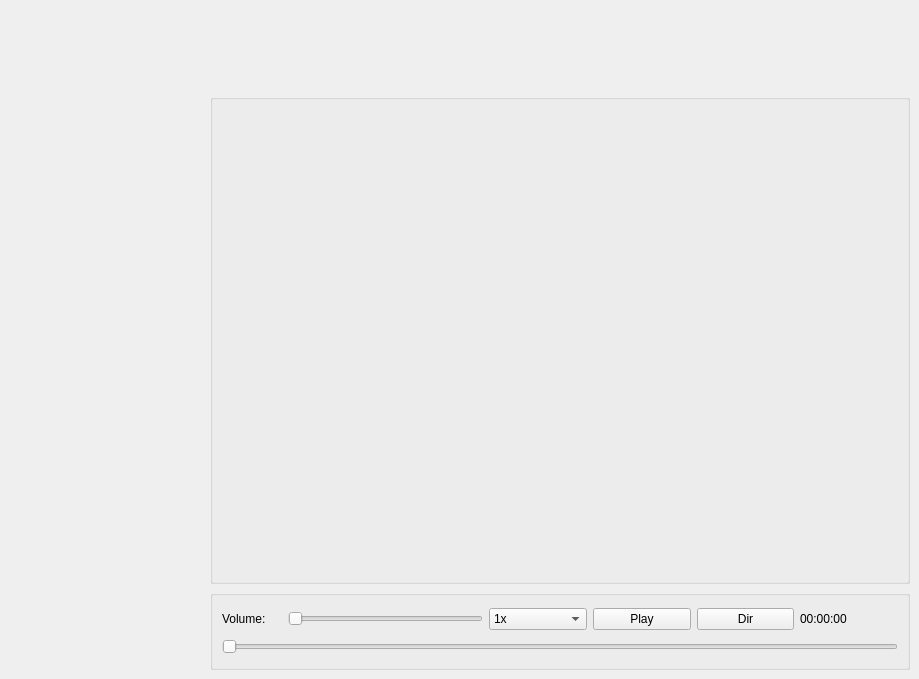
     <widget class="QWidget" name="tab_3">
      <attribute name="title">
       <string>MyPlayer</string>
      </attribute>
      <widget class="QGroupBox" name="groupBox_11">
       <property name="geometry">
        <rect>
         <x>210</x>
         <y>590</y>
         <width>700</width>
         <height>80</height>
        </rect>
       </property>
       <property name="maximumSize">
        <size>
         <width>16777215</width>
         <height>80</height>
        </size>
       </property>
       <property name="title">
        <string/>
       </property>
       <layout class="QGridLayout" name="gridLayout">
        <item row="0" column="4">
         <widget class="QPushButton" name="play_2">
          <property name="text">
           <string>Play</string>
          </property>
          <property name="icon">
           <iconset>
            <normaloff>:/new/prefix1/Icons/022-video.png</normaloff>:/new/prefix1/Icons/022-video.png</iconset>
          </property>
         </widget>
        </item>
        <item row="0" column="5">
         <widget class="QPushButton" name="directory">
          <property name="text">
           <string>Dir</string>
          </property>
          <property name="icon">
           <iconset>
            <normaloff>:/new/prefix1/Icons/015-folder.png</normaloff>:/new/prefix1/Icons/015-folder.png</iconset>
          </property>
         </widget>
        </item>
        <item row="0" column="3">
         <widget class="QComboBox" name="comboBox_3">
          <item>
           <property name="text">
            <string>1x</string>
           </property>
          </item>
          <item>
           <property name="text">
            <string>0.5x</string>
           </property>
          </item>
          <item>
           <property name="text">
            <string>2x</string>
           </property>
          </item>
         </widget>
        </item>
        <item row="0" column="1" colspan="2">
         <widget class="QSlider" name="horizontalSlider_2">
          <property name="maximumSize">
           <size>
            <width>35645</width>
            <height>16777215</height>
           </size>
          </property>
          <property name="orientation">
           <enum>Qt::Horizontal</enum>
          </property>
         </widget>
        </item>
        <item row="0" column="6">
         <widget class="QLabel" name="endTime">
          <property name="text">
           <string>00:00:00</string>
          </property>
         </widget>
        </item>
        <item row="0" column="0">
         <widget class="QLabel" name="volume_2">
          <property name="maximumSize">
           <size>
            <width>60</width>
            <height>16777215</height>
           </size>
          </property>
          <property name="text">
           <string>Volume:</string>
          </property>
         </widget>
        </item>
        <item row="1" column="0" colspan="7">
         <widget class="QSlider" name="horizontalSlider">
          <property name="autoFillBackground">
           <bool>false</bool>
          </property>
          <property name="inputMethodHints">
           <set>Qt::ImhNone</set>
          </property>
          <property name="orientation">
           <enum>Qt::Horizontal</enum>
          </property>
          <property name="invertedAppearance">
           <bool>false</bool>
          </property>
          <property name="invertedControls">
           <bool>false</bool>
          </property>
          <property name="tickPosition">
           <enum>QSlider::NoTicks</enum>
          </property>
         </widget>
        </item>
       </layout>
      </widget>
      <widget class="QGroupBox" name="groupBox_12">
       <property name="geometry">
        <rect>
         <x>210</x>
         <y>94</y>
         <width>700</width>
         <height>490</height>
        </rect>
       </property>
       <property name="minimumSize">
        <size>
         <width>0</width>
         <height>0</height>
        </size>
       </property>
       <property name="title">
        <string/>
       </property>
      </widget>
     </widget>
